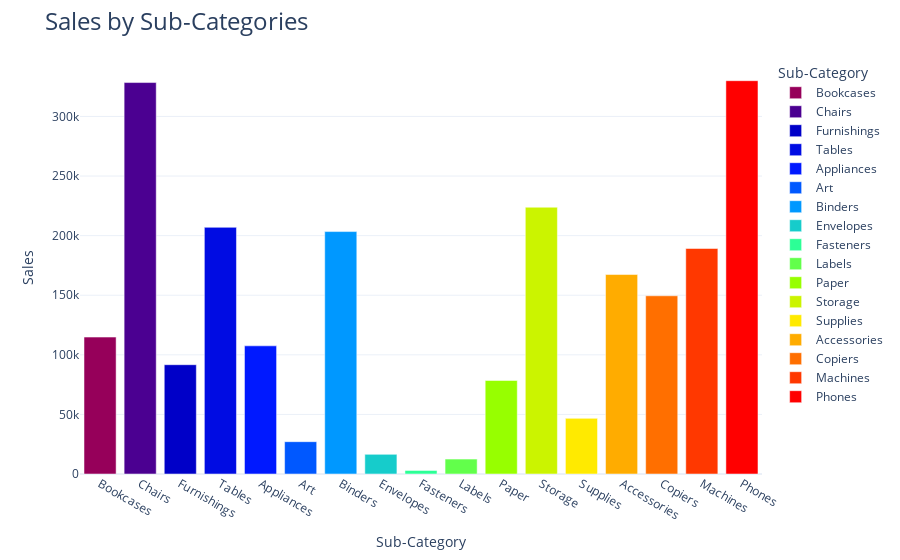

The notebook cell this image was saved under:
### Markdown cell above
**<b>Bar Chart</b> to visualize sale by product Sub-categories*

### Code cell
# Generate unique colors based on the number of sub-categories
unique_subcategories = subcategory_sales["Sub-Category"].nunique()

# Method 1 (Commented out)
# Using a for loop to create a list of normalized color positions
# color_positions = []
# for n in range(unique_subcategories):
#    color_positions.append(n / (unique_subcategories - 1))

# Method 2 (Active)
# Using list comprehension to create a list of normalized color positions
# Each position is a fraction of the total number of sub-categories
color_positions = [n / (unique_subcategories - 1) for n in range(unique_subcategories)]

# Generate unique colors based on the "rainbow" color scale
# Using the color positions to select specific colors from the rainbow scale
unique_colors = colors.sample_colorscale("rainbow", color_positions)

# Create a bar chart using Plotly Express
fig = px.bar(
    subcategory_sales,  # Data for the plot
    x="Sub-Category",  # X-axis: Sub-category of products
    y="Sales",  # Y-axis: Sales amount
    color="Sub-Category",  # Color the bars by sub-category
    color_discrete_sequence=unique_colors,  # Apply the generated colors to the bars
)

fig.update_layout(
   title="Sales by Sub-Categories",
   title_font= dict(size=24)
)

# Display the plot
fig.show()

### Figure 1 — Plotly figure (JSON) as saved in the notebook; plotly's stock layout.template omitted (floating-point values rounded to 4 significant figures)
{"data": [{"hovertemplate": "Sub-Category=%{x}<br>Sales=%{y}<extra></extra>", "legendgroup": "Bookcases", "marker": {"color": "rgb(150, 0, 90)", "pattern": {"shape": ""}}, "name": "Bookcases", "orientation": "v", "showlegend": true, "textposition": "auto", "type": "bar", "x": ["Bookcases"], "xaxis": "x", "y": [114900.0], "yaxis": "y"}, {"hovertemplate": "Sub-Category=%{x}<br>Sales=%{y}<extra></extra>", "legendgroup": "Chairs", "marker": {"color": "rgb(75, 0, 145)", "pattern": {"shape": ""}}, "name": "Chairs", "orientation": "v", "showlegend": true, "textposition": "auto", "type": "bar", "x": ["Chairs"], "xaxis": "x", "y": [328400.0], "yaxis": "y"}, {"hovertemplate": "Sub-Category=%{x}<br>Sales=%{y}<extra></extra>", "legendgroup": "Furnishings", "marker": {"color": "rgb(0, 0, 200)", "pattern": {"shape": ""}}, "name": "Furnishings", "orientation": "v", "showlegend": true, "textposition": "auto", "type": "bar", "x": ["Furnishings"], "xaxis": "x", "y": [91710.0], "yaxis": "y"}, {"hovertemplate": "Sub-Category=%{x}<br>Sales=%{y}<extra></extra>", "legendgroup": "Tables", "marker": {"color": "rgb(0, 12, 227)", "pattern": {"shape": ""}}, "name": "Tables", "orientation": "v", "showlegend": true, "textposition": "auto", "type": "bar", "x": ["Tables"], "xaxis": "x", "y": [207000.0], "yaxis": "y"}, {"hovertemplate": "Sub-Category=%{x}<br>Sales=%{y}<extra></extra>", "legendgroup": "Appliances", "marker": {"color": "rgb(0, 25, 255)", "pattern": {"shape": ""}}, "name": "Appliances", "orientation": "v", "showlegend": true, "textposition": "auto", "type": "bar", "x": ["Appliances"], "xaxis": "x", "y": [107500.0], "yaxis": "y"}, {"hovertemplate": "Sub-Category=%{x}<br>Sales=%{y}<extra></extra>", "legendgroup": "Art", "marker": {"color": "rgb(0, 88, 255)", "pattern": {"shape": ""}}, "name": "Art", "orientation": "v", "showlegend": true, "textposition": "auto", "type": "bar", "x": ["Art"], "xaxis": "x", "y": [27120.0], "yaxis": "y"}, {"hovertemplate": "Sub-Category=%{x}<br>Sales=%{y}<extra></extra>", "legendgroup": "Binders", "marker": {"color": "rgb(0, 152, 255)", "pattern": {"shape": ""}}, "name": "Binders", "orientation": "v", "showlegend": true, "textposition": "auto", "type": "bar", "x": ["Binders"], "xaxis": "x", "y": [203400.0], "yaxis": "y"}, {"hovertemplate": "Sub-Category=%{x}<br>Sales=%{y}<extra></extra>", "legendgroup": "Envelopes", "marker": {"color": "rgb(22, 204, 203)", "pattern": {"shape": ""}}, "name": "Envelopes", "orientation": "v", "showlegend": true, "textposition": "auto", "type": "bar", "x": ["Envelopes"], "xaxis": "x", "y": [16480.0], "yaxis": "y"}, {"hovertemplate": "Sub-Category=%{x}<br>Sales=%{y}<extra></extra>", "legendgroup": "Fasteners", "marker": {"color": "rgb(44, 255, 150)", "pattern": {"shape": ""}}, "name": "Fasteners", "orientation": "v", "showlegend": true, "textposition": "auto", "type": "bar", "x": ["Fasteners"], "xaxis": "x", "y": [3024.0], "yaxis": "y"}, {"hovertemplate": "Sub-Category=%{x}<br>Sales=%{y}<extra></extra>", "legendgroup": "Labels", "marker": {"color": "rgb(98, 255, 75)", "pattern": {"shape": ""}}, "name": "Labels", "orientation": "v", "showlegend": true, "textposition": "auto", "type": "bar", "x": ["Labels"], "xaxis": "x", "y": [12490.0], "yaxis": "y"}, {"hovertemplate": "Sub-Category=%{x}<br>Sales=%{y}<extra></extra>", "legendgroup": "Paper", "marker": {"color": "rgb(151, 255, 0)", "pattern": {"shape": ""}}, "name": "Paper", "orientation": "v", "showlegend": true, "textposition": "auto", "type": "bar", "x": ["Paper"], "xaxis": "x", "y": [78480.0], "yaxis": "y"}, {"hovertemplate": "Sub-Category=%{x}<br>Sales=%{y}<extra></extra>", "legendgroup": "Storage", "marker": {"color": "rgb(203, 244, 0)", "pattern": {"shape": ""}}, "name": "Storage", "orientation": "v", "showlegend": true, "textposition": "auto", "type": "bar", "x": ["Storage"], "xaxis": "x", "y": [223800.0], "yaxis": "y"}, {"hovertemplate": "Sub-Category=%{x}<br>Sales=%{y}<extra></extra>", "legendgroup": "Supplies", "marker": {"color": "rgb(255, 234, 0)", "pattern": {"shape": ""}}, "name": "Supplies", "orientation": "v", "showlegend": true, "textposition": "auto", "type": "bar", "x": ["Supplies"], "xaxis": "x", "y": [46670.0], "yaxis": "y"}, {"hovertemplate": "Sub-Category=%{x}<br>Sales=%{y}<extra></extra>", "legendgroup": "Accessories", "marker": {"color": "rgb(255, 172, 0)", "pattern": {"shape": ""}}, "name": "Accessories", "orientation": "v", "showlegend": true, "textposition": "auto", "type": "bar", "x": ["Accessories"], "xaxis": "x", "y": [167400.0], "yaxis": "y"}, {"hovertemplate": "Sub-Category=%{x}<br>Sales=%{y}<extra></extra>", "legendgroup": "Copiers", "marker": {"color": "rgb(255, 111, 0)", "pattern": {"shape": ""}}, "name": "Copiers", "orientation": "v", "showlegend": true, "textposition": "auto", "type": "bar", "x": ["Copiers"], "xaxis": "x", "y": [149500.0], "yaxis": "y"}, {"hovertemplate": "Sub-Category=%{x}<br>Sales=%{y}<extra></extra>", "legendgroup": "Machines", "marker": {"color": "rgb(255, 56, 0)", "pattern": {"shape": ""}}, "name": "Machines", "orientation": "v", "showlegend": true, "textposition": "auto", "type": "bar", "x": ["Machines"], "xaxis": "x", "y": [189200.0], "yaxis": "y"}, {"hovertemplate": "Sub-Category=%{x}<br>Sales=%{y}<extra></extra>", "legendgroup": "Phones", "marker": {"color": "rgb(255, 0, 0)", "pattern": {"shape": ""}}, "name": "Phones", "orientation": "v", "showlegend": true, "textposition": "auto", "type": "bar", "x": ["Phones"], "xaxis": "x", "y": [330000.0], "yaxis": "y"}], "layout": {"barmode": "relative", "legend": {"title": {"text": "Sub-Category"}, "tracegroupgap": 0}, "margin": {"t": 60}, "title": {"font": {"size": 24}, "text": "Sales by Sub-Categories"}, "xaxis": {"anchor": "y", "categoryarray": ["Bookcases", "Chairs", "Furnishings", "Tables", "Appliances", "Art", "Binders", "Envelopes", "Fasteners", "Labels", "Paper", "Storage", "Supplies", "Accessories", "Copiers", "Machines", "Phones"], "categoryorder": "array", "domain": [0, 1], "title": {"text": "Sub-Category"}}, "yaxis": {"anchor": "x", "domain": [0, 1], "title": {"text": "Sales"}}}}
